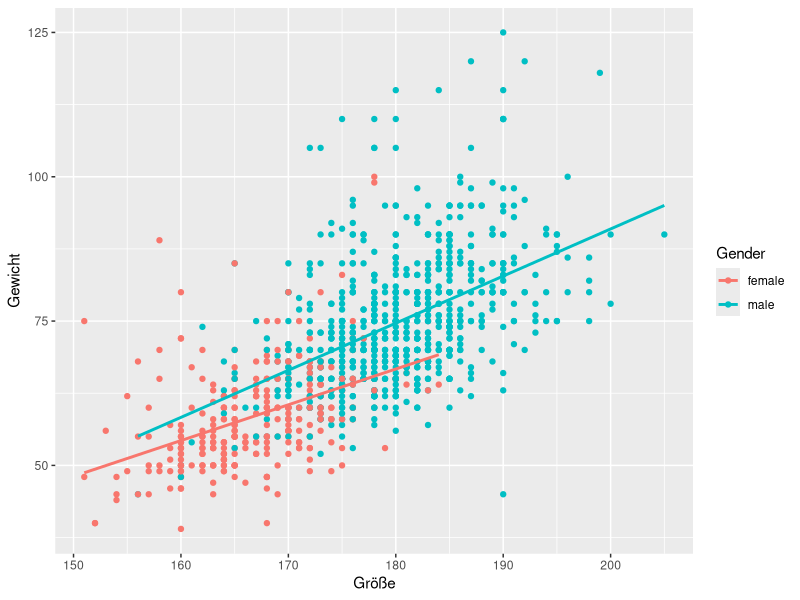
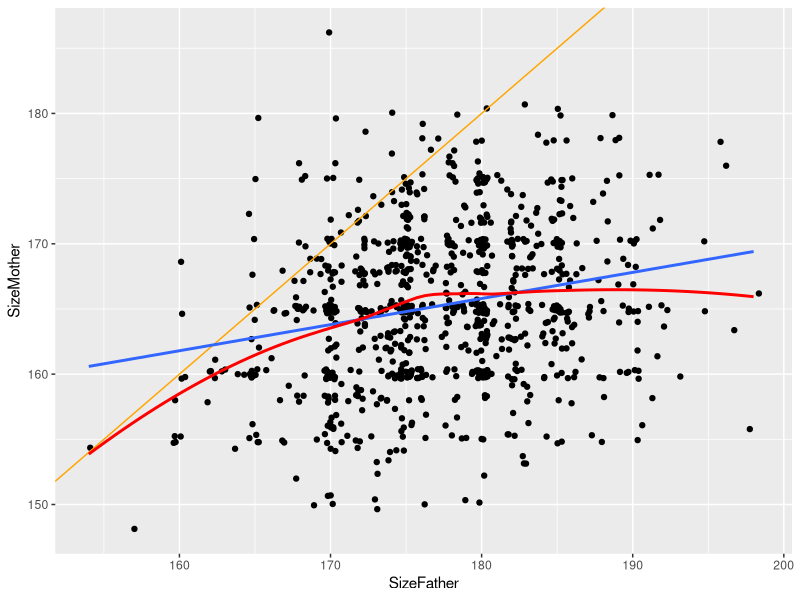
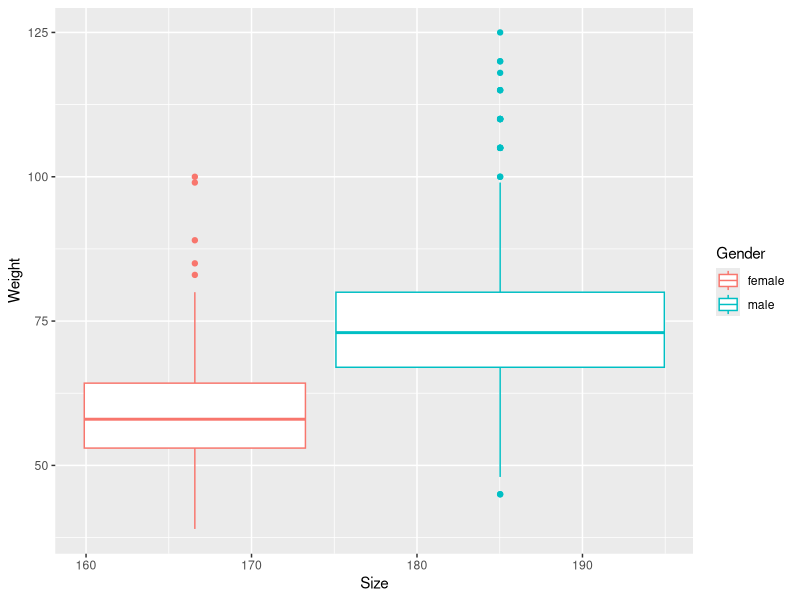
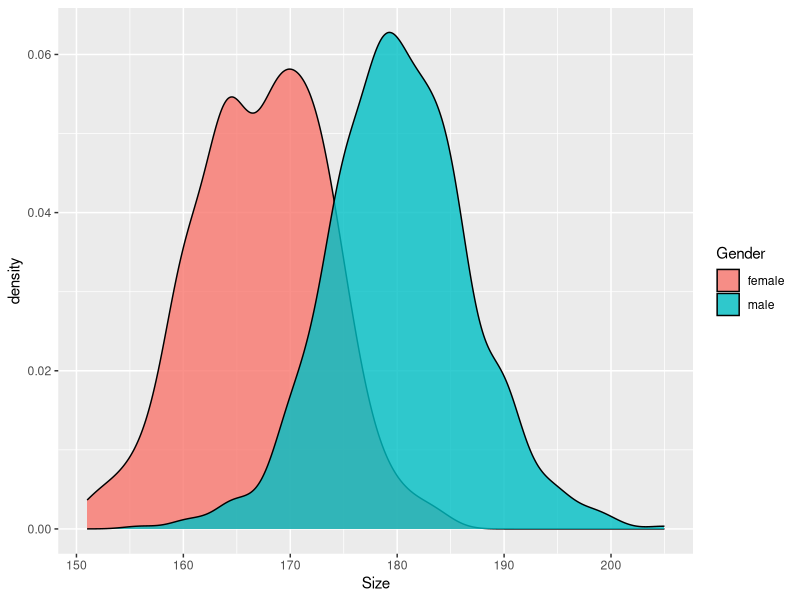
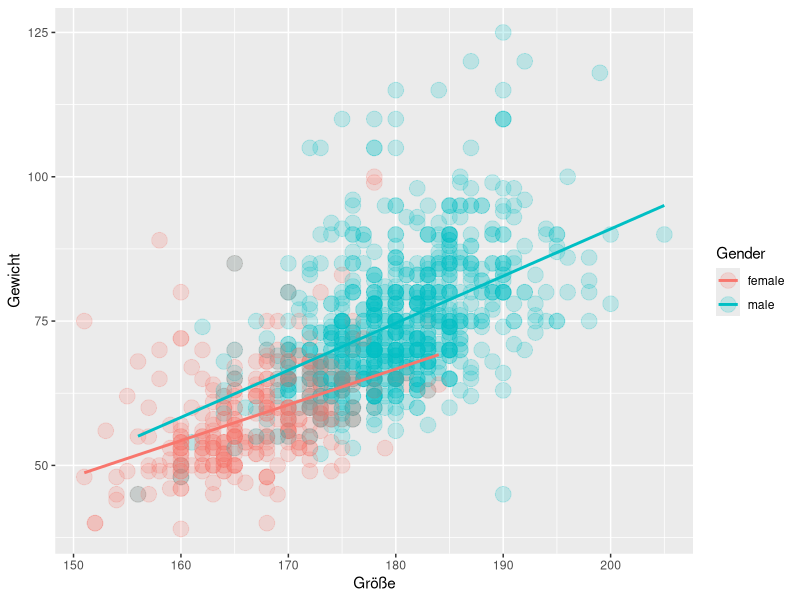
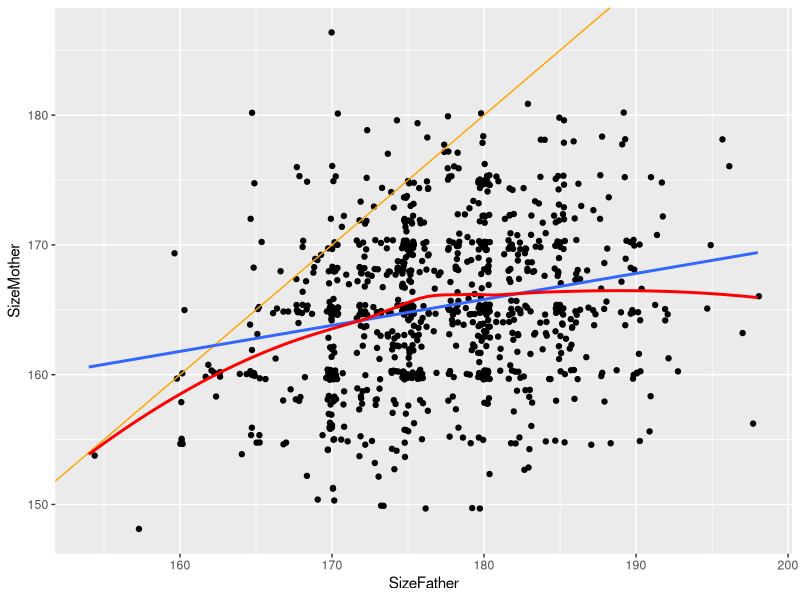

Here is the R script that generated these plots, in order:
## ---- chunk 1
knitr::opts_chunk$set(echo = FALSE, message=FALSE, comment=NULL)
## ---- chunk 2
library(tidyverse)
library(magrittr)
library(readxl)
library(knitr)
## ---- chunk 3
studdat <- read_excel(file.path("Daten","StudierendenDaten",
                                "StudDat.xlsx"))
## ---- chunk 4
names(studdat)
## ---- chunk 5
(studdat %>% names())[1:3]
## ---- chunk 6
studdat %>%
  select(Gender, Size, Weight) %>%
  drop_na() %>%
  group_by(Gender) %>%
  summarise(mittlere_Größe=mean(Size), mittleres_Gewicht=mean(Weight)) %>%
  kable()
## ---- chunk 7
studdat %>%
  select(Gender, Size, Weight) %>%
  drop_na()%>%
  ggplot(aes(x=Size, y=Weight, color=Gender)) + 
  geom_point() +
  geom_smooth(method="lm", se=FALSE) +
  scale_x_continuous("Größe") + 
  scale_y_continuous("Gewicht")
## ---- chunk 8
studdat %>%
  select(Gender, SizeFather, SizeMother) %>%
  drop_na()%>%
  ggplot(aes(x=SizeFather, y=SizeMother)) +
  geom_jitter() + 
  geom_abline(xintercept=0, slope=1, color="orange") + 
  geom_smooth(method="lm", se=FALSE) + 
  geom_smooth(se=FALSE, color="red")
#alles was unter linie liegt = väter größer als mutter
#alles drüber ist mutter größer als vater
## ---- chunk 9
studdat %>%
  select(Gender, Size, Weight) %>%
  drop_na()%>%
  ggplot(aes(x=Size, y=Weight, color=Gender)) +
  geom_boxplot()
## ---- chunk 10
studdat %>%
  select(Gender, Size, Weight) %>%
  drop_na()%>%
  ggplot(aes(x=Size, fill=Gender)) +
  geom_density(alpha=0.8)
## ---- chunk 11
studdat %>%
  select(Gender, Size, Weight) %>%
  drop_na()%>%
  ggplot(aes(x=Size, y=Weight, color=Gender)) + 
  geom_point(alpha=0.2, size=5) +
  geom_smooth(method="lm", se=FALSE) +
  scale_x_continuous("Größe") + 
  scale_y_continuous("Gewicht")
## ---- chunk 12
studdat %>%
  select(Gender, SizeFather, SizeMother) %>%
  drop_na()%>%
  ggplot(aes(x=SizeFather, y=SizeMother)) +
  geom_jitter() + 
  geom_abline(xintercept=0, slope=1, color="orange") + 
  geom_smooth(method="lm", se=FALSE) + 
  geom_smooth(se=FALSE, color="red")
